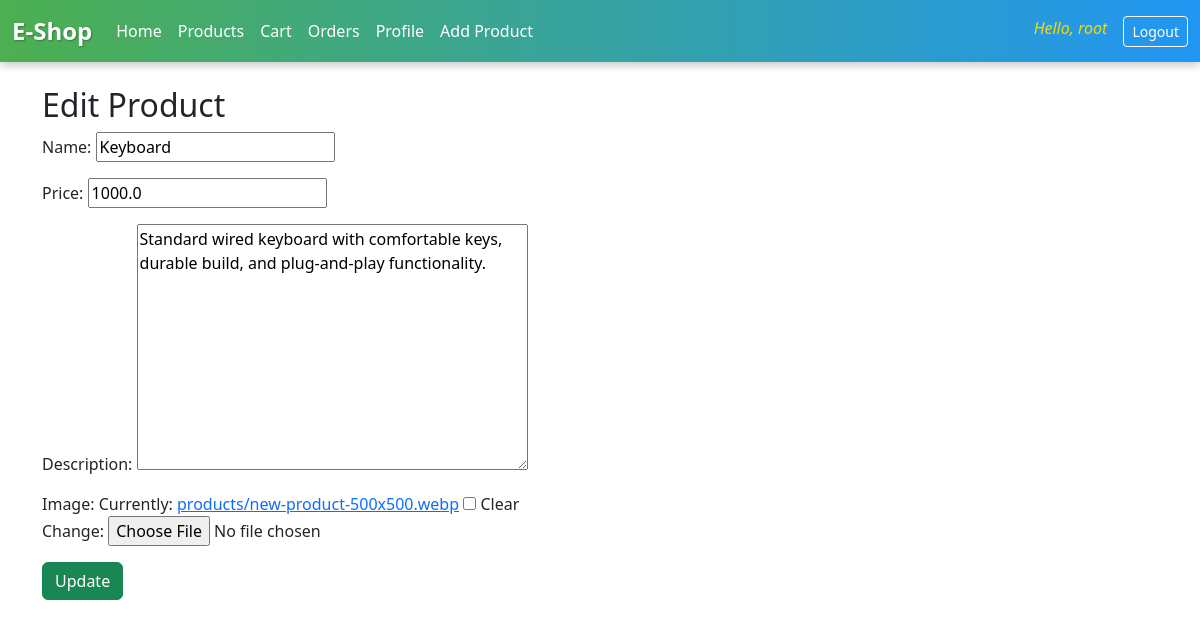
Screenshot of /products/1/edit/ (signed in) with the database file from the repository.
### user_app/models.py (models this page shows, shortened)
class Product(models.Model):
    name = models.CharField(max_length=255)
    price = models.FloatField()
    description = models.TextField(blank=True)
    image = models.ImageField(upload_to='products/', blank=True, null=True)

### user_app/views.py (the view)
# urls.py: path("products/<int:pk>/edit/", views.product_update, name="product_update"),
@user_passes_test(is_admin)
def product_update(request, pk):
    product = get_object_or_404(Product, pk=pk)
    form = ProductForm(request.POST or None, request.FILES or None, instance=product)
    if form.is_valid():
        form.save()
        return redirect("product_list")
    return render(request, "product_update.html", {"form": form})

### user_app/forms.py
class ProductForm(forms.ModelForm):
    class Meta:
        model = Product
        fields = ['name', 'price', 'description', 'image']

### user_app/views.py (called while the page is built)
def is_admin(user):
    return user.is_superuser

### user_app/templates/product_update.html (shortened to what this page needs)
{% extends "base.html" %}
{% block content %}
<h2>Edit Product</h2>
<form method="POST" enctype="multipart/form-data">
  {{ form.as_p }}
  <button type="submit" class="btn btn-success">Update</button>
</form>
{% endblock %}

### user_app/templates/base.html (shortened to what this page needs)
{% load static %}
<!DOCTYPE html>
<html lang="en">
<head>
    <link href="https://cdn.jsdelivr.net/npm/bootstrap@5.3.2/dist/css/bootstrap.min.css" rel="stylesheet">
    <link rel="stylesheet" href="{% static 'style.css' %}">
</head>
<body>
<nav class="navbar navbar-expand-lg navbar-dark bg-primary">
  <div class="container-fluid">
    <a class="navbar-brand" >E-Shop</a>
    <div class="collapse navbar-collapse" id="navbarNav">
      <ul class="navbar-nav me-auto mb-2 mb-lg-0">
        {% if user.is_authenticated %}
          <li class="nav-item"><a class="nav-link" href="{% url 'session_dashboard' %}">Home</a></li>
          <li class="nav-item"><a class="nav-link" href="{% url 'product_list' %}">Products</a></li>
          <li class="nav-item"><a class="nav-link" href="{% url 'view_cart' %}">Cart</a></li>
          <li class="nav-item"><a class="nav-link" href="{% url 'order_list' %}">Orders</a></li>
          <li class="nav-item"><a class="nav-link" href="{% url 'profile_view' %}">Profile</a></li>
          {% if user.is_superuser %}
            <li class="nav-item"><a class="nav-link" href="{% url 'product_create' %}">Add Product</a></li>
          {% endif %}
        {% endif %}
      </ul>
      <ul class="navbar-nav ms-auto">
        {% if user.is_authenticated %}
          <li class="nav-item"><span class="navbar-text me-3">Hello, {{ user.username }}</span></li>
          <li class="nav-item"><a class="btn btn-outline-light btn-sm" href="{% url 'session_logout' %}">Logout</a></li>
        {% else %}
          <li class="nav-item"><a class="btn btn-outline-light btn-sm me-2" href="{% url 'session_login' %}">Login</a></li>
          <li class="nav-item"><a class="btn btn-outline-light btn-sm" href="{% url 'session_register' %}">Register</a></li>
        {% endif %}
      </ul>
    </div>
  </div>
</nav>
<div class="container mt-4">
    {% block content %}{% endblock %}
</div>
</body>
</html>

### user_app/static/style.css (style rules this page uses)
.navbar { background: linear-gradient(90deg, #4caf50, #2196f3); box-shadow: 0 4px 8px rgba(0, 0, 0, 0.2); }
.navbar .navbar-brand { font-weight: bold; font-size: 1.5rem; color: #fff !important; text-shadow: 1px 1px 2px rgba(0,0,0,0.3); }
.navbar .nav-link { color: #fff !important; font-weight: 500; transition: color 0.3s, transform 0.2s; }
.navbar .navbar-text { color: #ffd700 !important; font-style: italic; }
.navbar .btn-outline-light { border: 1px solid #fff; color: #fff; transition: background 0.3s, color 0.3s; }

### rows the page displays
Product: name "Keyboard", price "1000.0", description "Standard wired keyboard with comfortable keys, durable build, and plug-and-play functionality."

### other values shown
{{ user.username }} "root"
